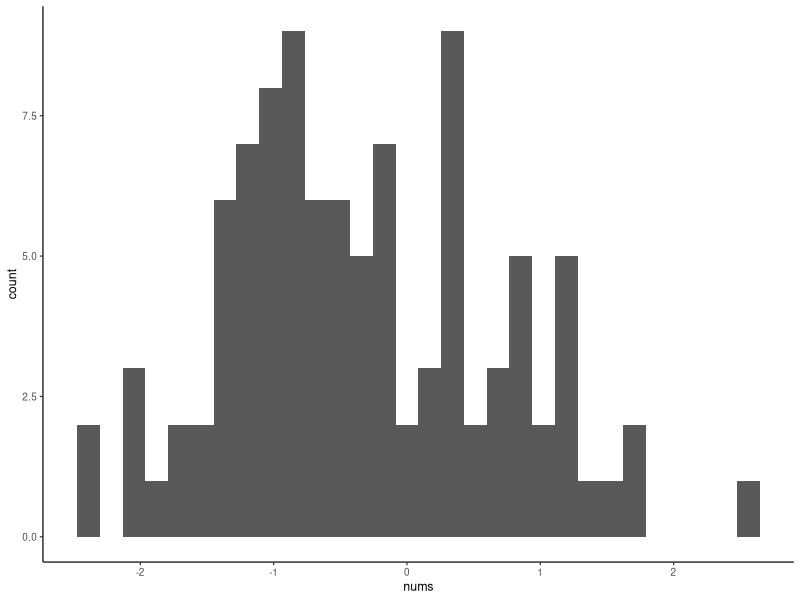

This figure's R source:
## ---- chunk 1
knitr::opts_chunk$set(echo = TRUE)
## ---- chunk 2
nums<-rnorm(100,0,1)
df<-data.frame(s=1:100,nums)
library(ggplot2)
ggplot(df, aes(x=nums))+
  geom_histogram()+
  theme_classic(base_size=9)
